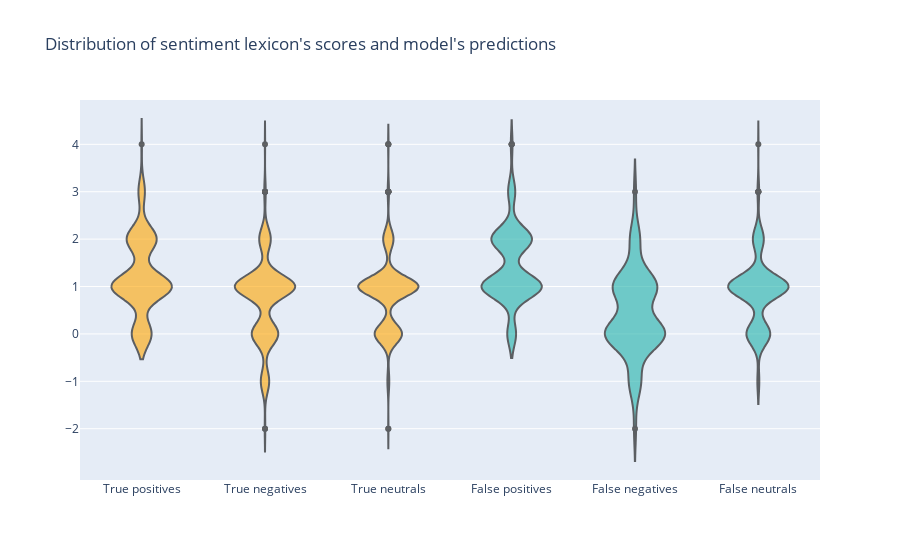

Write notebook code for a chart like this one.
### Code cell
fig = go.Figure()

fig.add_trace(go.Violin(y=scores[np.logical_and(trues == 2, preds == 2)], line_color='black',
                               meanline_visible=False, fillcolor='orange', opacity=0.6,
                               x0='True positives'))

fig.add_trace(go.Violin(y=scores[np.logical_and(trues == 0, preds == 0)], line_color='black',
                               meanline_visible=False, fillcolor='orange', opacity=0.6,
                               x0='True negatives'))

fig.add_trace(go.Violin(y=scores[np.logical_and(trues == 1, preds == 1)], line_color='black',
                               meanline_visible=False, fillcolor='orange', opacity=0.6,
                               x0='True neutrals'))

fig.add_trace(go.Violin(y=scores[np.logical_and(trues != 2, preds == 2)], line_color='black',
                               meanline_visible=False, fillcolor='lightseagreen', opacity=0.6,
                               x0='False positives'))

fig.add_trace(go.Violin(y=scores[np.logical_and(trues != 0, preds == 0)], line_color='black',
                               meanline_visible=False, fillcolor='lightseagreen', opacity=0.6,
                               x0='False negatives'))

fig.add_trace(go.Violin(y=scores[np.logical_and(trues != 1, preds == 1)], line_color='black',
                               meanline_visible=False, fillcolor='lightseagreen', opacity=0.6,
                               x0='False neutrals'))

fig.update_layout(
    title="Distribution of sentiment lexicon's scores and model's predictions",
    yaxis_zeroline=False,
    showlegend=False,
    yaxis = dict(
            tickmode = 'array',
            tickvals = [-2, -1, 0, 1, 2, 3, 4, 5]
        )
)
fig.show()

### Figure 1 — Plotly figure (JSON) as saved in the notebook; plotly's stock layout.template omitted (floating-point values rounded to 4 significant figures; data arrays with more than 128 entries replaced by an {"elided": "..."} marker saying what was removed)
{"data": [{"fillcolor": "orange", "line": {"color": "black"}, "meanline": {"visible": false}, "opacity": 0.6, "type": "violin", "x0": "True positives", "y": {"elided": "219 int values"}}, {"fillcolor": "orange", "line": {"color": "black"}, "meanline": {"visible": false}, "opacity": 0.6, "type": "violin", "x0": "True negatives", "y": {"elided": "378 int values"}}, {"fillcolor": "orange", "line": {"color": "black"}, "meanline": {"visible": false}, "opacity": 0.6, "type": "violin", "x0": "True neutrals", "y": {"elided": "711 int values"}}, {"fillcolor": "lightseagreen", "line": {"color": "black"}, "meanline": {"visible": false}, "opacity": 0.6, "type": "violin", "x0": "False positives", "y": {"elided": "283 int values"}}, {"fillcolor": "lightseagreen", "line": {"color": "black"}, "meanline": {"visible": false}, "opacity": 0.6, "type": "violin", "x0": "False negatives", "y": [1, 1, 2, 1, 2, 1, 2, 1, 1, 0, 1, 2, 2, 1, 0, 0, 0, 0, 1, 1, 1, 1, 1, 1, 0, 1, 0, 1, 0, 1, 1, 1, 1, 0, 0, 0, 0, 0, 0, 0, -2, 0, 0, 0, 0, -1, 0, 0, 0, 1, 0, 0, 0, 0, 3, -1, 0, 0, -1, 0, -1, -1, 1, -1, 0]}, {"fillcolor": "lightseagreen", "line": {"color": "black"}, "meanline": {"visible": false}, "opacity": 0.6, "type": "violin", "x0": "False neutrals", "y": {"elided": "308 int values"}}], "layout": {"showlegend": false, "title": {"text": "Distribution of sentiment lexicon's scores and model's predictions"}, "yaxis": {"tickmode": "array", "tickvals": [-2, -1, 0, 1, 2, 3, 4, 5], "zeroline": false}}}
